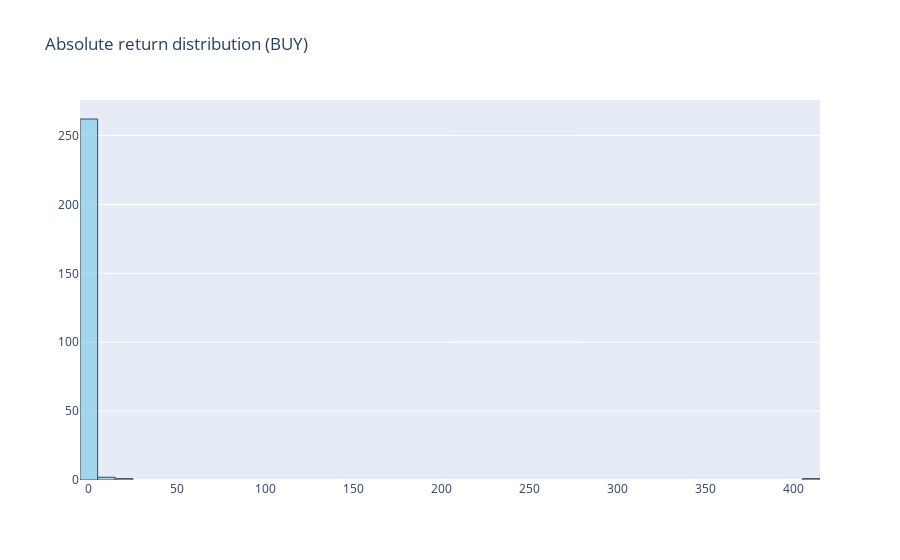

Notebook cell for this chart:
### Code cell
fig = go.Figure(data=[
    go.Histogram(
        x=subdf_buy["return_pct"],
        nbinsx=50,
        marker_color="skyblue",
        opacity=0.7,
        marker_line_color="black",
        marker_line_width=1
    )
])
fig.update_layout(title = "Absolute return distribution (BUY)")
fig.show()

### Figure 1 — Plotly figure (JSON) as saved in the notebook; plotly's stock layout.template omitted (floating-point values rounded to 4 significant figures; data arrays with more than 128 entries replaced by an {"elided": "..."} marker saying what was removed)
{"data": [{"marker": {"color": "skyblue", "line": {"color": "black", "width": 1}}, "nbinsx": 50, "opacity": 0.7, "type": "histogram", "x": {"elided": "266 float values"}}], "layout": {"title": {"text": "Absolute return distribution (BUY)"}}}
